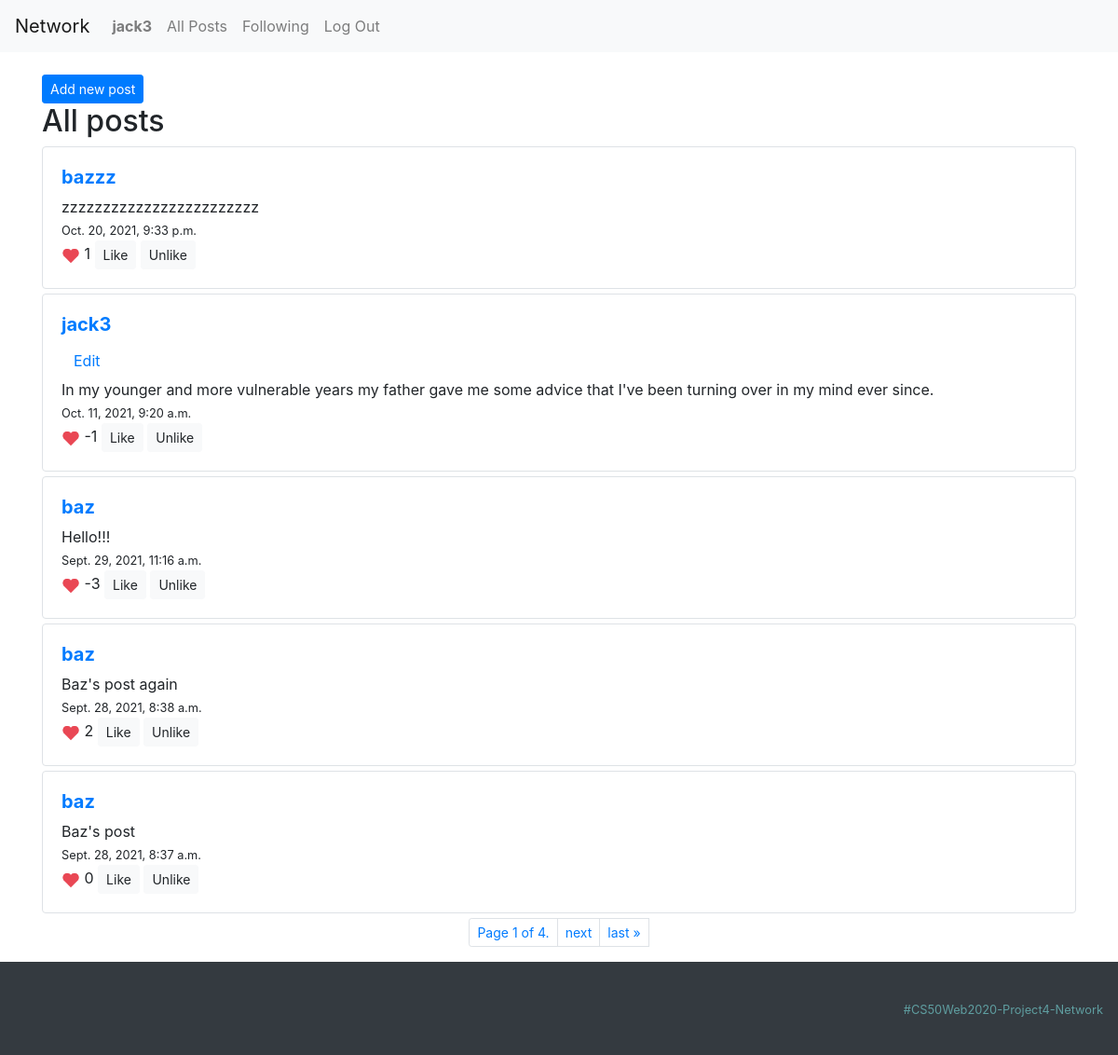
The app's page / (signed in) with its own data.
### network/models.py (models this page shows, shortened)
class User(AbstractUser):
    followers = models.ManyToManyField("self", blank=True, symmetrical=False, related_name="follow")
    def __str__(self):
        return f"{self.username}"

class Post(models.Model):
    user = models.ForeignKey(User, on_delete=models.CASCADE)
    post = models.CharField(max_length=300)
    created = models.DateTimeField(auto_now_add=True, blank=True)
    likes = models.ManyToManyField(User, blank=True, related_name="likepost")
    unlikes = models.ManyToManyField(User, blank=True, related_name="unlikepost")
    def likes_counter(self):
        return self.likes.all().count() - self.unlikes.all().count()

### network/views.py (the view)
# urls.py: path("", views.index, name="index"),
def index(request):
    posts_list = Post.objects.all().order_by("-created")
    paginator = Paginator(posts_list, 5) # Show 5 contacts per page.
    page_number = request.GET.get('page')
    posts = paginator.get_page(page_number)
    return render(request, "network/index.html", {
        "posts": posts,
        "header": "All posts"
    })

### network/templates/network/index.html (shortened to what this page needs)
{% extends "network/layout.html" %}
{% block body %}
{% load static %}
{% if user.is_authenticated %}
<br>
<button id="btn_add_new_post" class="btn btn-primary btn-sm" type="button" name="button" onclick="addNewPost()">Add new post</button>
{% include 'network/posts.html' %}
{% endif %}
{% endblock %}

### network/templates/network/layout.html (shortened to what this page needs)
{% load static %}
<!DOCTYPE html>
<html lang="en">
    <head>
        <link rel="stylesheet" href="https://stackpath.bootstrapcdn.com/bootstrap/4.4.1/css/bootstrap.min.css">
        <link rel="stylesheet" href="{% static 'network/styles.css' %}">
    </head>
    <body>
        <nav class="navbar navbar-expand-lg navbar-light bg-light">
            <a class="navbar-brand" href="{% url 'index' %}">Network</a>
            <div>
              <ul class="navbar-nav mr-auto">
                {% if user.is_authenticated %}
                    <li class="nav-item">
                        <a class="nav-link" href="profile/{{ user.username }}"><strong>{{ user.username }}</strong></a>
                    </li>
                {% endif %}
                <li class="nav-item">
                  <a class="nav-link" href="{% url 'index' %}">All Posts</a>
                </li>
                {% if user.is_authenticated %}
                    <li class="nav-item">
                        <a class="nav-link" href="{% url 'following' %}">Following</a>
                    </li>
                    <li class="nav-item">
                        <a class="nav-link" href="{% url 'logout' %}">Log Out</a>
                    </li>
                {% endif %}
              </ul>
            </div>
          </nav>
        <div class="container">
            {% block body %}
            {% endblock %}
        </div>
        <nav class="navbar navbar-expand-lg navbar-light bg-dark">
            <div class="footer"><small style="color: cadetblue">#CS50Web2020-Project4-Network</small
            </div>
        </nav>
    </body>
</html>

### network/templates/network/posts.html
{% load static %}
<div id="posts-view" class="">
  <h2>{{header}}</h2>
  {% for post in posts %}
    <div id="{{ post.id }}" class="border rounded">
      <a href="{% url 'profile' post.user %}">
      <h5><strong>{{ post.user }}</strong></h5></a>
        {% if user.id == post.user.id %}
          <button class="btn btn-link" type="button" onClick="editPost({{post.id}})">Edit</button>
        {% endif %}
      <div id="post{{ post.id }}-text">{{ post.post }}</div>
      <span><small>{{ post.created }}</small></span><br>
      <img src="{% static 'network/img/Instagram-Like-Icon-72x72.png' %}" width="20px">
      <span id="likes-counter-{{post.id}}">{{ post.likes_counter }}</span>
      <button id="like" class="btn btn-light btn-sm" onClick="vote(this, {{user.id}}, x='like')">Like</button>
      <button id="unlike" class="btn btn-light btn-sm" onClick="vote(this, {{user.id}}, x='unlike')">Unlike</button>
    </div>
  {% endfor %}
  {% include 'network/pagination.html' %}
  </div>

### network/static/network/styles.css (style rules this page uses)
.border { padding: 20px; margin-top: 5px; margin-bottom: 5px; }
.footer { padding: 30px 0; right: 0px; top: 50%; width: 100%; height: 100%; text-align: right; }

### records on screen
User: username "jack3"
Post: user "bazzz", post "zzzzzzzzzzzzzzzzzzzzzzzz", created "Oct. 20, 2021, 9:33 p.m.", likes_counter "1"
Post: user "jack3", post "In my younger and more vulnerable years my father gave me some advice that I've been turning over in my mind ever since.", created "Oct. 11, 2021, 9:20 a.m.", likes_counter "-1"
Post: user "baz", post "Hello!!!", created "Sept. 29, 2021, 11:16 a.m.", likes_counter "-3"
Post: user "baz", post "Baz's post again", created "Sept. 28, 2021, 8:38 a.m.", likes_counter "2"
Post: user "baz", post "Baz's post", created "Sept. 28, 2021, 8:37 a.m.", likes_counter "0"

### other values on screen
{{ header }} "All posts"
{{ posts.number }} "1"
{{ posts.paginator.num_pages }} "4"
